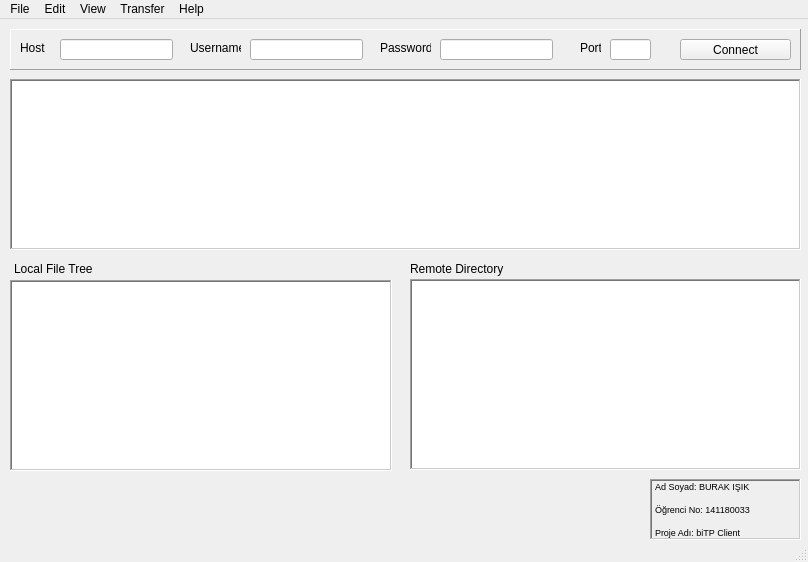
<?xml version="1.0" encoding="UTF-8"?>
<ui version="4.0">
    <class>MainWindow</class>
    <widget class="QMainWindow" name="MainWindow">
        <property name="geometry">
            <rect>
                <x>0</x>
                <y>0</y>
                <width>808</width>
                <height>562</height>
            </rect>
        </property>
        <property name="windowTitle">
            <string>biTP Client</string>
        </property>
        <widget class="QWidget" name="centralwidget">
            <widget class="QTreeView" name="local_tree_view">
                <property name="geometry">
                    <rect>
                        <x>10</x>
                        <y>261</y>
                        <width>382</width>
                        <height>191</height>
                    </rect>
                </property>
                <property name="sizePolicy">
                    <sizepolicy hsizetype="Maximum" vsizetype="Expanding">
                        <horstretch>0</horstretch>
                        <verstretch>0</verstretch>
                    </sizepolicy>
                </property>
                <property name="frameShape">
                    <enum>QFrame::WinPanel</enum>
                </property>
            </widget>
            <widget class="QLabel" name="label">
                <property name="geometry">
                    <rect>
                        <x>14</x>
                        <y>240</y>
                        <width>91</width>
                        <height>20</height>
                    </rect>
                </property>
                <property name="text">
                    <string>Local File Tree</string>
                </property>
            </widget>
            <widget class="QLabel" name="label_2">
                <property name="geometry">
                    <rect>
                        <x>410</x>
                        <y>239</y>
                        <width>121</width>
                        <height>21</height>
                    </rect>
                </property>
                <property name="text">
                    <string>Remote Directory</string>
                </property>
            </widget>
            <widget class="QFrame" name="frame">
                <property name="geometry">
                    <rect>
                        <x>10</x>
                        <y>10</y>
                        <width>791</width>
                        <height>41</height>
                    </rect>
                </property>
                <property name="frameShape">
                    <enum>QFrame::Panel</enum>
                </property>
                <property name="frameShadow">
                    <enum>QFrame::Raised</enum>
                </property>
                <widget class="QLabel" name="label_10">
                    <property name="geometry">
                        <rect>
                            <x>570</x>
                            <y>10</y>
                            <width>21</width>
                            <height>17</height>
                        </rect>
                    </property>
                    <property name="text">
                        <string>Port</string>
                    </property>
                </widget>
                <widget class="QLineEdit" name="input_password">
                    <property name="geometry">
                        <rect>
                            <x>430</x>
                            <y>10</y>
                            <width>113</width>
                            <height>21</height>
                        </rect>
                    </property>
                    <property name="text">
                        <string/>
                    </property>
                </widget>
                <widget class="QPushButton" name="btn_login">
                    <property name="geometry">
                        <rect>
                            <x>670</x>
                            <y>10</y>
                            <width>111</width>
                            <height>21</height>
                        </rect>
                    </property>
                    <property name="text">
                        <string>Connect</string>
                    </property>
                </widget>
                <widget class="QLineEdit" name="input_username">
                    <property name="geometry">
                        <rect>
                            <x>240</x>
                            <y>10</y>
                            <width>113</width>
                            <height>21</height>
                        </rect>
                    </property>
                    <property name="text">
                        <string/>
                    </property>
                </widget>
                <widget class="QLabel" name="label_9">
                    <property name="geometry">
                        <rect>
                            <x>180</x>
                            <y>10</y>
                            <width>51</width>
                            <height>17</height>
                        </rect>
                    </property>
                    <property name="text">
                        <string>Username</string>
                    </property>
                </widget>
                <widget class="QLabel" name="label_8">
                    <property name="geometry">
                        <rect>
                            <x>10</x>
                            <y>10</y>
                            <width>31</width>
                            <height>17</height>
                        </rect>
                    </property>
                    <property name="text">
                        <string>Host</string>
                    </property>
                </widget>
                <widget class="QLineEdit" name="input_port_number">
                    <property name="geometry">
                        <rect>
                            <x>600</x>
                            <y>10</y>
                            <width>41</width>
                            <height>21</height>
                        </rect>
                    </property>
                    <property name="text">
                        <string/>
                    </property>
                </widget>
                <widget class="QLabel" name="label_7">
                    <property name="geometry">
                        <rect>
                            <x>370</x>
                            <y>10</y>
                            <width>51</width>
                            <height>17</height>
                        </rect>
                    </property>
                    <property name="text">
                        <string>Password</string>
                    </property>
                </widget>
                <widget class="QLineEdit" name="input_host_name">
                    <property name="geometry">
                        <rect>
                            <x>50</x>
                            <y>10</y>
                            <width>113</width>
                            <height>21</height>
                        </rect>
                    </property>
                    <property name="text">
                        <string/>
                    </property>
                </widget>
                <zorder>groupBox</zorder>
                <zorder>label_10</zorder>
                <zorder>input_password</zorder>
                <zorder>btn_login</zorder>
                <zorder>input_username</zorder>
                <zorder>label_9</zorder>
                <zorder>label_8</zorder>
                <zorder>input_port_number</zorder>
                <zorder>label_7</zorder>
                <zorder>input_host_name</zorder>
            </widget>
            <widget class="QListWidget" name="log_list_widget">
                <property name="geometry">
                    <rect>
                        <x>10</x>
                        <y>60</y>
                        <width>791</width>
                        <height>171</height>
                    </rect>
                </property>
                <property name="sizePolicy">
                    <sizepolicy hsizetype="Maximum" vsizetype="Expanding">
                        <horstretch>0</horstretch>
                        <verstretch>0</verstretch>
                    </sizepolicy>
                </property>
                <property name="frameShape">
                    <enum>QFrame::WinPanel</enum>
                </property>
            </widget>
            <widget class="QTableView" name="tableView">
                <property name="geometry">
                    <rect>
                        <x>410</x>
                        <y>260</y>
                        <width>391</width>
                        <height>191</height>
                    </rect>
                </property>
                <property name="frameShape">
                    <enum>QFrame::WinPanel</enum>
                </property>
                <attribute name="verticalHeaderVisible">
                    <bool>false</bool>
                </attribute>
            </widget>
            <widget class="QLabel" name="label_3">
                <property name="geometry">
                    <rect>
                        <x>650</x>
                        <y>460</y>
                        <width>151</width>
                        <height>61</height>
                    </rect>
                </property>
                <property name="frameShape">
                    <enum>QFrame::WinPanel</enum>
                </property>
                <property name="frameShadow">
                    <enum>QFrame::Sunken</enum>
                </property>
                <property name="text">
                    <string>&lt;html&gt;&lt;head/&gt;&lt;body&gt;&lt;p&gt;&lt;span style=&quot; font-size:7pt;&quot;&gt;Ad
                        Soyad: BURAK IŞIK&lt;/span&gt;&lt;/p&gt;&lt;p&gt;&lt;span style=&quot; font-size:7pt;&quot;&gt;Öğrenci
                        No: 141180033&lt;/span&gt;&lt;/p&gt;&lt;p&gt;&lt;span style=&quot; font-size:7pt;&quot;&gt;Proje
                        Adı: biTP Client &lt;/span&gt;&lt;/p&gt;&lt;/body&gt;&lt;/html&gt;
                    </string>
                </property>
            </widget>
        </widget>
        <widget class="QMenuBar" name="menubar">
            <property name="geometry">
                <rect>
                    <x>0</x>
                    <y>0</y>
                    <width>808</width>
                    <height>21</height>
                </rect>
            </property>
            <widget class="QMenu" name="menuF_le">
                <property name="title">
                    <string>File</string>
                </property>
            </widget>
            <widget class="QMenu" name="menuEdit">
                <property name="title">
                    <string>Edit</string>
                </property>
            </widget>
            <widget class="QMenu" name="menuView">
                <property name="title">
                    <string>View</string>
                </property>
            </widget>
            <widget class="QMenu" name="menuTransfer">
                <property name="title">
                    <string>Transfer</string>
                </property>
            </widget>
            <widget class="QMenu" name="menuHelp">
                <property name="title">
                    <string>Help</string>
                </property>
            </widget>
            <addaction name="menuF_le"/>
            <addaction name="menuEdit"/>
            <addaction name="menuView"/>
            <addaction name="menuTransfer"/>
            <addaction name="menuHelp"/>
        </widget>
        <widget class="QStatusBar" name="statusbar"/>
    </widget>
    <resources/>
    <connections/>
</ui>
